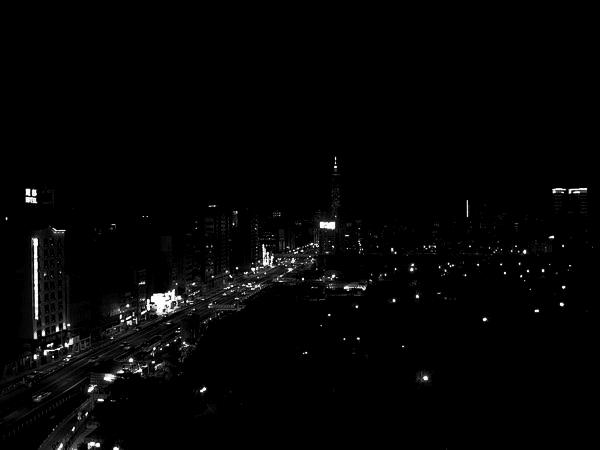
%> input picture p1/2/test2_1.jpg, 600 x 450 px
$ octave p1_2.m   (GNU Octave 9; MATLAB toolbox functions it lacks are replaced by stand-ins)
%> lines starting %> are read from the running program, lines starting %| are printed output that depends on the picture; long printed decimals are rounded
clear; close all;

image1 = imread('./test2_1.jpg');
%> image1 is the input picture: size 450x600 uint8; min 0, max 255, mean 4.9
image2 = imread('./test2_2.bmp');
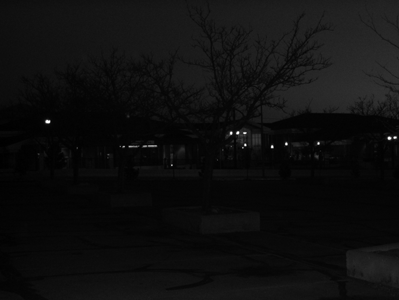
%> input picture p1/2/test2_2.bmp, 399 x 300 px
%> image2 is the input picture: size 300x399 uint8; min 0, max 255, mean 14.8

i1Hist = zeros(1, 256);
i2Hist = zeros(1, 256);
iSpecHist = zeros(1, 256);

gamma = round(gampdf(1:256, 1.5, 20)*100000);

for i = 1 : 8 : 256
    iSpecHist(i) = gamma( max(round(i), 1) );
end

for i = 1 : size(image1, 1)
    for r = 1 : size(image1, 2)
        i1Hist(image1(i, r)+1) = i1Hist(image1(i, r)+1) + 1;
    end
end
%> after the loop, i1Hist = 256 values, max 227034 at index 1, min 0 at index 128, mean 1054.7

for i = 1 : size(image2, 1)
    for r = 1 : size(image2, 2)
        i2Hist(image2(i, r)+1) = i2Hist(image2(i, r)+1) + 1;
    end
end
%> after the loop, i2Hist = 256 values, max 10624 at index 7, min 0 at index 67, mean 467.6

figure; bar(1:256, i1Hist);
%> after `bar(1:256, i1Hist)`:
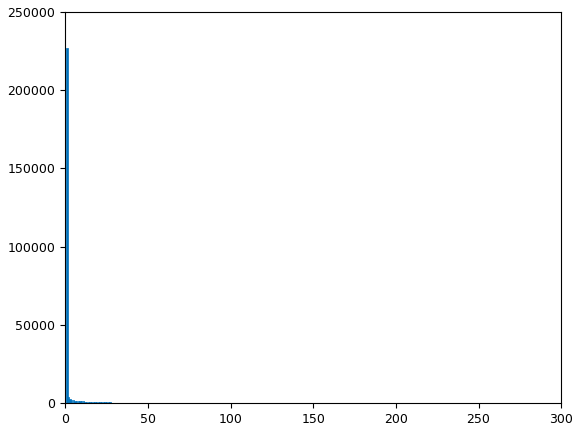
%> figure redrawn from the program's plot data; tallest bar 227034 high, from x = 0.6 to 1.4
figure; bar(1:256, i2Hist);
%> after `bar(1:256, i2Hist)`:
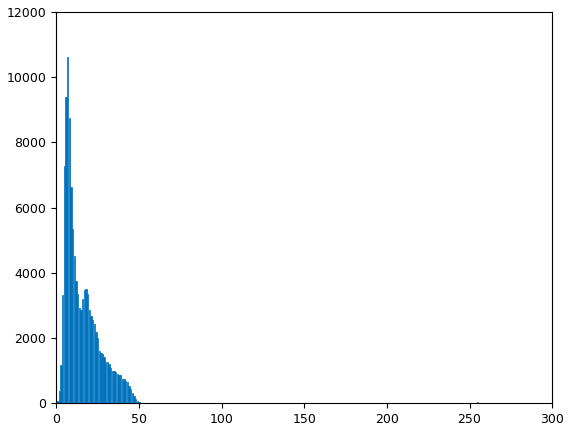
%> figure redrawn from the program's plot data; tallest bar 10624 high, from x = 6.6 to 7.4
figure; bar(1:256, iSpecHist);
%> after `bar(1:256, iSpecHist)`:
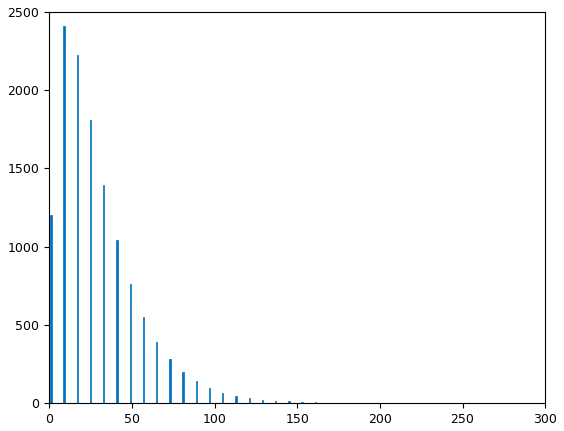
%> figure redrawn from the program's plot data; tallest bar 2413 high, from x = 8.6 to 9.4

% Histogram Eqaulization
prob = 0;
i2Trans = zeros(1, 256);
for i = 1 : 256
    prob = prob + i1Hist(i) / numel(image1);
    i1Trans(i) = (255) * prob;
end
%> this loop made 256 passes
%> prob on passes 1 to 3: 0.841, 0.857, 0.868
%> after the loop, i1Trans = 256 values from 214.4 to 255; prob = 1

prob = 0;
i2Trans = zeros(1, 256);
for i = 1 : 256
    disp(prob);
    prob = prob + i2Hist(i) / numel(image2);
    i2Trans(i) = (255) * prob;
end
%> this loop made 256 passes
%> prob on passes 1 to 3: 0.000501, 0.00358, 0.0133
%| 5.0125e-04
%| 3.5756e-03
%| 0.0133
%| 0.04093
%| 0.1016
%| 0.1800
%| 0.2687
%| 0.3418
%> (further printed lines are left out)
%> after the loop, i2Trans = 256 values from 0.128 to 255; prob = 1

prob = 0;
iSpecTrans = zeros(1, 256);
for i = 1 : 256
    disp(prob);
    prob = prob + iSpecHist(i) / sum(iSpecHist);
    iSpecTrans(i) = (255) * prob;
end

i1Trans = round(i1Trans);
%> i1Trans = 256 values from 214 to 255
i2Trans = round(i2Trans);
%> i2Trans = 256 values from 0 to 255
iSpecTrans = round(iSpecTrans);
iSpecInverse = zeros(1, 256);

for i = 1 : 256
    index = 1;
    num = -1;
    for r = 1 : 256
        if iSpecTrans(r) < i - 1
            if num ~= iSpecTrans(r)
                index = r;
                num = iSpecTrans(r);
            end
        elseif iSpecTrans(r) == i - 1
            if num ~= iSpecTrans(r)
                index = r;
            end
            break;
        else
            break
        end
    end
    iSpecInverse(i) = index-1;
end

for i = 1 : size(image1, 1)
    for r = 1 : size(image1, 2)
        image1(i, r) = iSpecInverse(i1Trans(image1(i, r)+1)+1);
    end
end
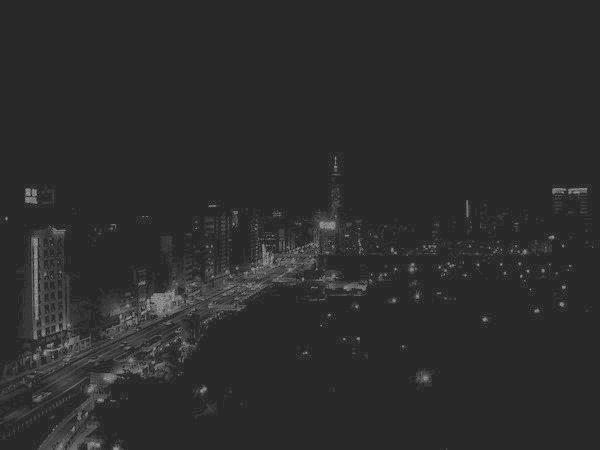
%> image1: size 450x600 uint8; min 40, max 144, mean 44.2

for i = 1 : size(image2, 1)
    for r = 1 : size(image2, 2)
        image2(i, r) = i2Trans(image2(i, r)+1);
    end
end
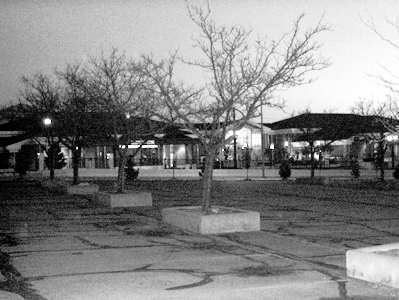
%> image2: size 300x399 uint8; min 0, max 255, mean 132.7

figure; imshow(image1);
figure; imshow(image2);

i1Hist = zeros(1, 256);
i2Hist = zeros(1, 256);

for i = 1 : size(image1, 1)
    for r = 1 : size(image1, 2)
        i1Hist(image1(i, r)+1) = i1Hist(image1(i, r)+1) + 1;
    end
end
%> after the loop, i1Hist = 256 values, max 227034 at index 41, min 0 at index 1, mean 1054.7

for i = 1 : size(image2, 1)
    for r = 1 : size(image2, 2)
        i2Hist(image2(i, r)+1) = i2Hist(image2(i, r)+1) + 1;
    end
end
%> after the loop, i2Hist = 256 values, max 10624 at index 70, min 0 at index 3, mean 467.6

figure; bar(0:255, i1Hist);
figure; bar(0:255, i2Hist);
%> after `bar(0:255, i2Hist)`:
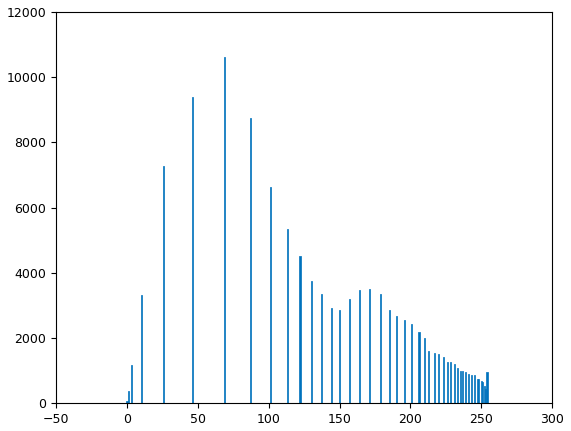
%> figure redrawn from the program's plot data; tallest bar 10624 high, from x = 68.6 to 69.4
